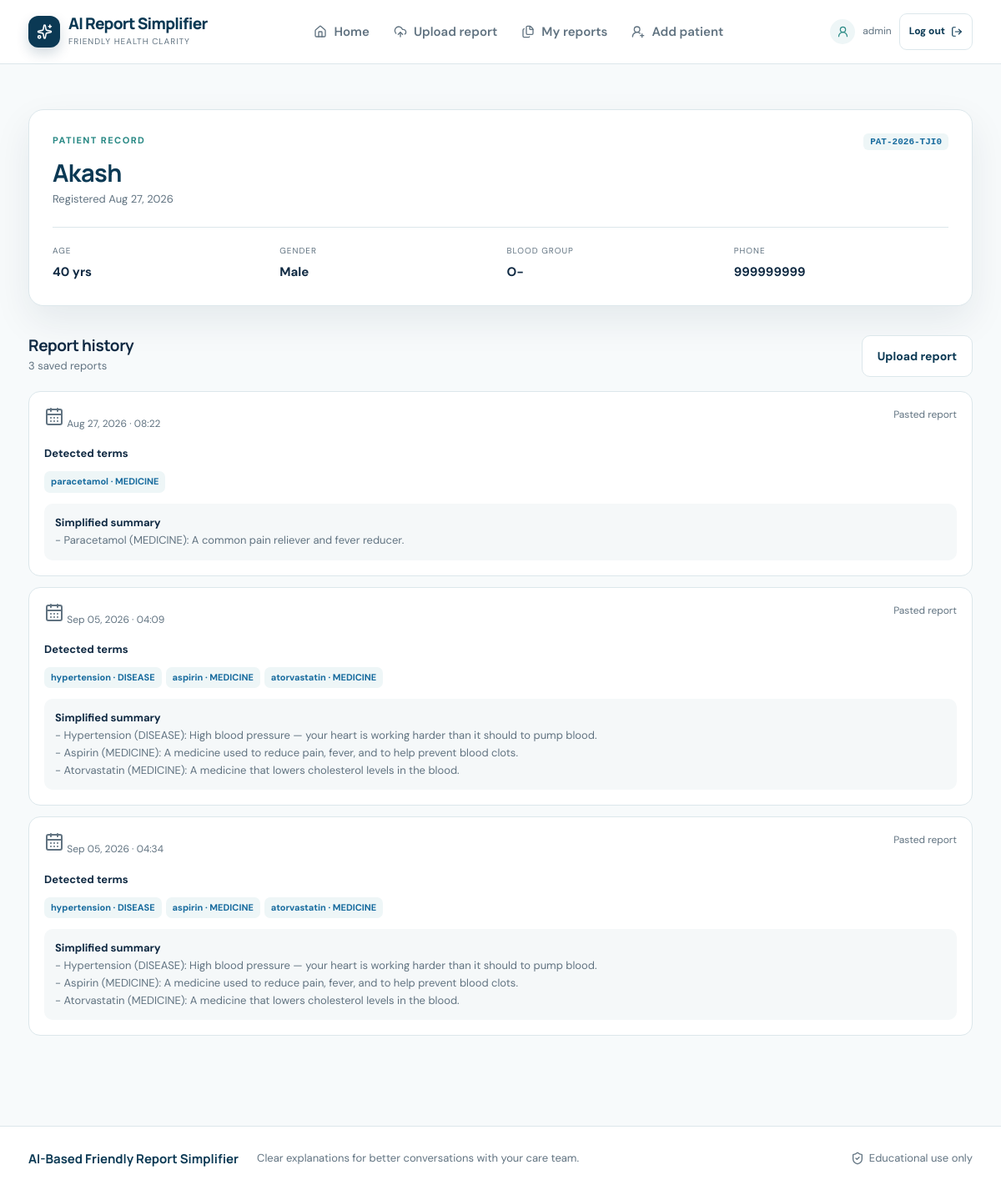
/patients/4 (signed in), run on the app's committed database.
### database/models.py (models this page shows, shortened)
class Patient(db.Model):
    __tablename__ = "patients"
    id = db.Column(db.Integer, primary_key=True)
    patient_code = db.Column(
        db.String(30), unique=True, nullable=False, index=True, default=generate_patient_code
    )
    full_name = db.Column(db.String(120), nullable=False)
    age = db.Column(db.Integer, nullable=True)
    gender = db.Column(db.String(20), nullable=True)
    blood_group = db.Column(db.String(10), nullable=True)
    contact_email = db.Column(db.String(120), nullable=True)
    contact_phone = db.Column(db.String(30), nullable=True)
    created_at = db.Column(db.DateTime, default=utc_now)
    updated_at = db.Column(db.DateTime, default=utc_now, onupdate=utc_now)
    reports = db.relationship(
        "MedicalReport", backref="patient", lazy=True, cascade="all, delete-orphan"
    )

class MedicalReport(db.Model):
    __tablename__ = "medical_reports"
    id = db.Column(db.Integer, primary_key=True)
    patient_id = db.Column(db.Integer, db.ForeignKey("patients.id"), nullable=True)
    filename = db.Column(db.String(255), nullable=True)
    file_path = db.Column(db.String(500), nullable=True)
    extracted_text = db.Column(db.Text, nullable=True)
    simplified_text = db.Column(db.Text, nullable=True)
    created_at = db.Column(db.DateTime, default=utc_now)
    entities = db.relationship(
        "MedicalEntity", backref="report", lazy=True, cascade="all, delete-orphan"
    )
    recommendations = db.relationship(
        "Recommendation", backref="report", lazy=True, cascade="all, delete-orphan"
    )

class MedicalEntity(db.Model):
    __tablename__ = "medical_entities"
    id = db.Column(db.Integer, primary_key=True)
    report_id = db.Column(db.Integer, db.ForeignKey("medical_reports.id"), nullable=False)
    entity_text = db.Column(db.String(255), nullable=False)
    entity_label = db.Column(db.String(100), nullable=True)
    explanation = db.Column(db.Text, nullable=True)

### routes/patient_routes.py (the view)
@patient_bp.route("/<int:patient_id>", methods=["GET"])
@login_required
def view_patient(patient_id):
    patient = db.get_or_404(Patient, patient_id)
    return render_template("patient_detail.html", patient=patient)

### app.py (called while the page is built)
@app.after_request
def prevent_authenticated_page_cache(response):
    if not request.path.startswith("/static/"):
        response.headers["Cache-Control"] = "no-store, no-cache, must-revalidate, max-age=0"
        response.headers["Pragma"] = "no-cache"
    return response

### routes/auth_routes.py (called while the page is built)
def login_required(view):
    @wraps(view)
    def wrapped_view(*args, **kwargs):
        if not session.get("authenticated"):
            return redirect(url_for("auth.login", next=request.path))
        return view(*args, **kwargs)
    return wrapped_view

### templates/patient_detail.html (shortened to what this page needs)
{% extends "base.html" %}
{% block content %}
<div class="page-shell">
    <div class="surface patient-card"><div class="patient-header"><div><div class="eyebrow">Patient record</div><h1>{{ patient.full_name }}</h1><div class="patient-meta">Registered {{ patient.created_at.strftime('%b %d, %Y') if patient.created_at else 'N/A' }}</div></div><span class="code-pill">{{ patient.patient_code }}</span></div><div class="info-grid"><div class="info-item"><label>Age</label><span>{{ patient.age or 'N/A' }} yrs</span></div><div class="info-item"><label>Gender</label><span>{{ patient.gender or 'N/A' }}</span></div><div class="info-item"><label>Blood group</label><span>{{ patient.blood_group or 'N/A' }}</span></div><div class="info-item"><label>Phone</label><span>{{ patient.contact_phone or 'N/A' }}</span></div></div></div>
    <div class="section-head" style="margin-top:35px"><div><h2>Report history</h2><span class="section-kicker">{{ patient.reports|length }} saved reports</span></div><a class="btn-secondary" href="/dashboard">Upload report</a></div>
    {% if patient.reports %}{% for report in patient.reports %}<article class="report-item"><div class="report-item-header"><span><i data-lucide="calendar-days"></i> {{ report.created_at.strftime('%b %d, %Y · %H:%M') if report.created_at else '' }}</span><span>{{ report.filename or 'Pasted report' }}</span></div><div style="margin-top:13px"><strong style="font-size:13px">Detected terms</strong><div>{% for entity in report.entities %}<span class="entity-tag">{{ entity.entity_text }} · {{ entity.entity_label }}</span>{% else %}<span class="section-kicker">No terms recorded</span>{% endfor %}</div></div><div class="summary-box"><strong style="color:var(--ink)">Simplified summary</strong><br>{{ report.simplified_text or 'No summary text generated.' }}</div></article>{% endfor %}{% else %}<div class="surface empty-state"><i data-lucide="file-plus-2"></i><h3>No reports yet</h3><p>Upload a report to begin this patient’s history.</p><a class="btn-primary" href="/dashboard">Upload a report</a></div>{% endif %}
</div>
{% endblock %}

### templates/base.html (shortened to what this page needs)
<!DOCTYPE html>
<html lang="en">
<head>
	<link rel="stylesheet" href="{{ url_for('static', filename='css/style.css') }}">
</head>
	<body class="{% if request.path in ['/', '/login', '/register'] %}auth-page-body{% endif %}">
	{% if request.path not in ['/', '/login', '/register'] %}
	<header class="site-header">
		<div class="nav-wrap">
			<a href="/dashboard" class="brand" aria-label="AI-Based Friendly Report Simplifier dashboard">
				<span class="brand-mark"><i data-lucide="sparkles"></i></span>
				<span><strong>AI Report Simplifier</strong><small>Friendly health clarity</small></span>
			</a>
			<nav class="site-nav" data-site-nav>
				<a href="/dashboard" class="{% if request.path == '/dashboard' %}active{% endif %}"><i data-lucide="house"></i> Home</a>
				<a href="/dashboard#upload"><i data-lucide="upload-cloud"></i> Upload report</a>
				<a href="/reports" class="{% if request.path.startswith('/reports') %}active{% endif %}"><i data-lucide="files"></i> My reports</a>
				<a href="/patients/add" class="{% if request.path == '/patients/add' %}active{% endif %}"><i data-lucide="user-round-plus"></i> Add patient</a>
			</nav>
			<div class="user-nav"><span class="user-avatar"><i data-lucide="user-round"></i></span><span class="user-email">{{ session.get('user_email', 'Workspace user') }}</span><form action="/logout" method="POST"><button class="logout-button" type="submit">Log out <i data-lucide="log-out"></i></button></form></div>
		</div>
	</header>
	{% endif %}
	<main>{% block content %}{% endblock %}</main>
	{% if request.path not in ['/', '/login', '/register'] %}<footer class="site-footer">
		<div class="footer-wrap"><span class="footer-brand">AI-Based Friendly Report Simplifier</span><span>Clear explanations for better conversations with your care team.</span><span class="footer-note"><i data-lucide="shield-check"></i> Educational use only</span></div>
	</footer>{% endif %}
</body>
</html>

### data on the page
Patient: full_name "Akash", created_at "Aug 27, 2026", patient_code "PAT-2026-TJI0", age "40", gender "Male", blood_group "O-", contact_phone "999999999"
MedicalReport: created_at "Aug 27, 2026 · 08:22", filename "Pasted report", simplified_text "- Paracetamol (MEDICINE): A common pain reliever and fever reducer."
MedicalEntity: entity_text "paracetamol", entity_label "MEDICINE"
MedicalReport: created_at "Sep 05, 2026 · 04:09", filename "Pasted report", simplified_text "- Hypertension (DISEASE): High blood pressure — your heart is working harder than it should to pump blood. - Aspirin (MEDICINE): A medicine used to reduce pain, fever, and to help prevent blood clots. - Atorvastatin (MEDICINE): A medicine that lowers cholesterol levels in the blood."
MedicalEntity: entity_text "hypertension", entity_label "DISEASE"
MedicalEntity: entity_text "aspirin", entity_label "MEDICINE"
MedicalEntity: entity_text "atorvastatin", entity_label "MEDICINE"
MedicalReport: created_at "Sep 05, 2026 · 04:34", filename "Pasted report", simplified_text "- Hypertension (DISEASE): High blood pressure — your heart is working harder than it should to pump blood. - Aspirin (MEDICINE): A medicine used to reduce pain, fever, and to help prevent blood clots. - Atorvastatin (MEDICINE): A medicine that lowers cholesterol levels in the blood."
MedicalEntity: entity_text "hypertension", entity_label "DISEASE"
MedicalEntity: entity_text "aspirin", entity_label "MEDICINE"
MedicalEntity: entity_text "atorvastatin", entity_label "MEDICINE"

### other printed values
{{ session.get('user_email', 'Workspace user') }} "admin"
{{ patient.reports|length }} "3"
